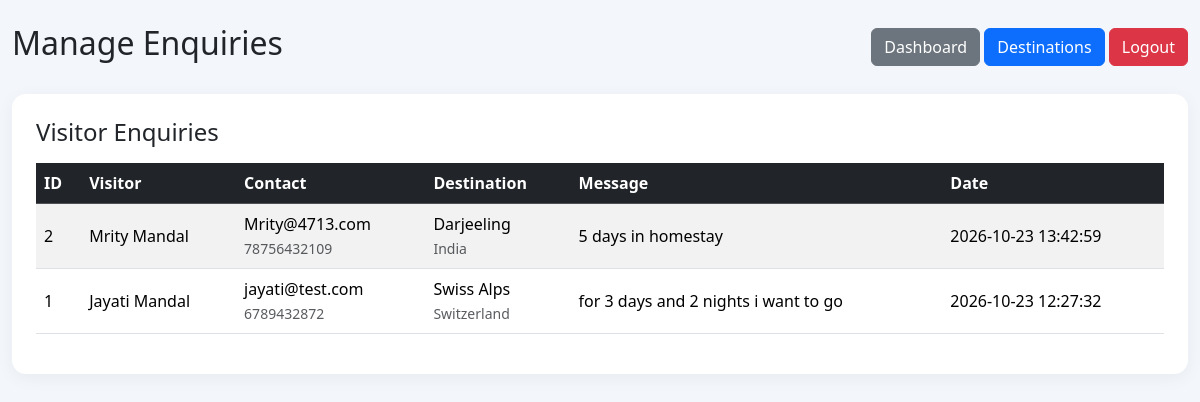
The page /manage_enquiries.php (signed in) on the database its author committed.
### tables this page shows
CREATE TABLE `enquiries` (
  `id` int(11) NOT NULL,
  `name` varchar(100) NOT NULL,
  `email` varchar(150) NOT NULL,
  `phone` varchar(20) NOT NULL,
  `destination_id` int(11) DEFAULT NULL,
  `message` text NOT NULL,
  `created_at` timestamp NOT NULL DEFAULT current_timestamp()
);

CREATE TABLE `destinations` (
  `id` int(11) NOT NULL,
  `country` varchar(100) NOT NULL,
  `name` varchar(150) NOT NULL,
  `description` text DEFAULT NULL,
  `image` varchar(255) DEFAULT NULL
);

### manage_enquiries.php (the view, shortened to what this page needs)
<?php
require_once "config.php";
$sql = "SELECT
            e.id,
            e.name,
            e.email,
            e.phone,
            e.message,
            e.created_at,
            d.name AS destination_name,
            d.country AS destination_country
        FROM enquiries e
        LEFT JOIN destinations d ON e.destination_id = d.id
        ORDER BY e.id DESC";
$result = $conn->query($sql);
?>
<!DOCTYPE html>
<html lang="en">
<head>
    <link href="https://cdn.jsdelivr.net/npm/bootstrap@5.3.3/dist/css/bootstrap.min.css"
          rel="stylesheet">
</head>
<body>
<div class="container py-4">
    <div class="d-flex flex-wrap justify-content-between align-items-center gap-2 mb-4">
        <h2>Manage Enquiries</h2>
        <div>
            <a href="admin.php" class="btn btn-secondary">Dashboard</a>
            <a href="destinations.php" class="btn btn-primary">Destinations</a>
            <a href="admin_logout.php" class="btn btn-danger">Logout</a>
        </div>
    </div>
    <div class="panel">
        <h4 class="mb-3">Visitor Enquiries</h4>
        <div class="table-responsive">
            <table class="table table-striped table-hover align-middle">
                <thead class="table-dark">
                    <tr>
                        <th>ID</th>
                        <th>Visitor</th>
                        <th>Contact</th>
                        <th>Destination</th>
                        <th>Message</th>
                        <th>Date</th>
                    </tr>
                </thead>
                <tbody>
                <?php if ($result && $result->num_rows > 0): ?>
                    <?php while ($enquiry = $result->fetch_assoc()): ?>
                        <tr>
                            <td><?= (int) $enquiry["id"] ?></td>
                            <td>
                                <?= htmlspecialchars($enquiry["name"]) ?>
                            </td>
                            <td>
                                <div>
                                    <?= htmlspecialchars($enquiry["email"]) ?>
                                </div>
                                <small class="text-muted">
                                    <?= htmlspecialchars($enquiry["phone"] ?? "") ?>
                                </small>
                            </td>
                            <td>
                                <?= htmlspecialchars($enquiry["destination_name"] ?? "Destination unavailable") ?>
                                <?php if (!empty($enquiry["destination_country"])): ?>
                                    <br>
                                    <small class="text-muted">
                                        <?= htmlspecialchars($enquiry["destination_country"]) ?>
                                    </small>
                                <?php endif; ?>
                            </td>
                            <td class="message-cell">
                                <?= nl2br(htmlspecialchars($enquiry["message"])) ?>
                            </td>
                            <td>
                                <?= htmlspecialchars($enquiry["created_at"] ?? "") ?>
                            </td>
                        </tr>
                    <?php endwhile; ?>
                <?php endif; ?>
                </tbody>
            </table>
        </div>
    </div>
</div>
</body>
</html>

### manage_enquiries.php (style rules this page uses)
body { background: #f3f6fb; }
.container { max-width: 1200px; }
.panel { background: white; padding: 24px; border-radius: 14px; box-shadow: 0 4px 18px #0000000d; }
.message-cell { min-width: 200px; max-width: 300px; white-space: normal; overflow-wrap: anywhere; }

### rows shown on the page
enquiries: id "2", name "Mrity Mandal", email "Mrity@4713.com", phone "78756432109", destination.name "Darjeeling", destination.country "India", message "5 days in homestay", created_at "2026-10-23 13:42:59"
enquiries: id "1", name "Jayati Mandal", email "jayati@test.com", phone "6789432872", destination.name "Swiss Alps", destination.country "Switzerland", message "for 3 days and 2 nights i want to go", created_at "2026-10-23 12:27:32"
